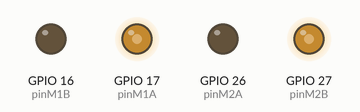
Recording of a sketch running on a simulated ESP32. Shown: output pins drawn as LEDs (lit = HIGH). What the sketch prints to the serial monitor is not drawn.

Above: at 0.1 s.
Timing chart, 0 to 1.6 s (numbered marks = the images above):
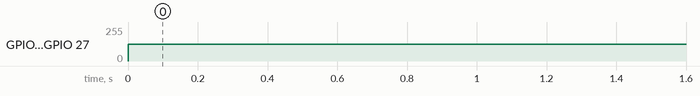

Measured:
- by itself, GPIO 17 (pinM1A), GPIO 27 (pinM2B): 0/255 → 125/255 at 0.00 s

The sketch:

final.ino
```cpp
#define pinM1A 17
#define pinM1B 16
#define pinM2A 26
#define pinM2B 27

#define M1A 1
#define M1B 2
#define M2A 3
#define M2B 4

#define M1 1
#define M2 2

#define FREQUENCY 20000
#define RESOLUTION 10

#define d2r(x) x*(PI/180)
#define LengthAlpha 0.15

// PID variables untuk X
float kpX = 2.0, kiX = 0.1, kdX = 0.5;
float errorX = 0, lastErrorX = 0, integralX = 0;
float setpointX = 0; // Range: -10 to 10
float pidOutputX = 0;

// PID variables untuk Distance (D)
float kpD = 1.5, kiD = 0.05, kdD = 0.3;
float errorD = 0, lastErrorD = 0, integralD = 0;
float setpointD = 200; // Range: 19-20
float pidOutputD = 0;

// Current values dari serial
float currentX = 0;
float currentD = 0;

int lx, ly, teta, rx, ry, atanVal, m1, m2, m3, m4;
int lambda = 5;
const int DEADZONE_RIGHT = 15;

unsigned long lastTime = 0;
float dt = 0;

void setupMotor() {
  ledcAttachPin(pinM1A, M1A);
  ledcAttachPin(pinM1B, M1B);
  ledcAttachPin(pinM2A, M2A);
  ledcAttachPin(pinM2B, M2B);

  ledcSetup(M1A, FREQUENCY, RESOLUTION);
  ledcSetup(M1B, FREQUENCY, RESOLUTION);
  ledcSetup(M2A, FREQUENCY, RESOLUTION);
  ledcSetup(M2B, FREQUENCY, RESOLUTION);

  ledcWrite(M1A, 0);
  ledcWrite(M1B, 0);
  ledcWrite(M2A, 0);
  ledcWrite(M2B, 0);
}

void readSerial() {
  if (Serial.available()) {
    String data = Serial.readStringUntil('\n');
    data.trim();

    // Parse data format: X:+258,Y:-65,D:173.0
    int xIndex = data.indexOf("X:");
    int yIndex = data.indexOf("Y:");
    int dIndex = data.indexOf("D:");

    if (xIndex != -1 && dIndex != -1) {
      // Extract X value
      int xStart = xIndex + 2;
      int xEnd = data.indexOf(",", xStart);
      if (xEnd == -1) xEnd = data.length();
      currentX = data.substring(xStart, xEnd).toFloat();

      // Extract D value
      int dStart = dIndex + 2;
      currentD = data.substring(dStart).toFloat();

      Serial.print("Received - X: ");
      Serial.print(currentX);
      Serial.print(", D: ");
      Serial.println(currentD);
      delay(1);
    }
  }
}

float calculatePID_X(float setpoint, float input, float &error, float &lastError, float &integral, float kp, float ki, float kd) {
  error = setpoint - input;

  // Integral term dengan anti-windup
  integral += error * dt;
  if (integral > 100) integral = 100;
  if (integral < -100) integral = -100;

  // Derivative term
  float derivative = (error - lastError) / dt;

  // PID output
  float output = kp * error + ki * integral + kd * derivative;

  // Limit output untuk teta (-100 to 100)
  if (output > 100) output = 100;
  if (output < -100) output = -100;

  lastError = error;
  return output;
}

float calculatePID_D(float setpoint, float input, float &error, float &lastError, float &integral, float kp, float ki, float kd) {
  error = setpoint - input;

  // Integral term dengan anti-windup
  integral += error * dt;
  if (integral > 100) integral = 100;
  if (integral < -100) integral = -100;

  // Derivative term
  float derivative = (error - lastError) / dt;

  // PID output
  float output = kp * error + ki * integral + kd * derivative;

  // Limit output untuk ly (-100 to 100)
  if (output > 100) output = 100;
  if (output < -100) output = -100;

  lastError = error;
  return output;
}

void updatePID() {
  unsigned long currentTime = millis();
  dt = (currentTime - lastTime) / 1000.0; // Convert to seconds
  if (dt <= 0) dt = 0.01; // Minimum dt

  // Calculate PID for X (output to teta)
  pidOutputX = calculatePID_X(setpointX, currentX, errorX, lastErrorX, integralX, kpX, kiX, kdX);
  teta = (int)pidOutputX;

  // Calculate PID for D (output to ly)
  pidOutputD = calculatePID_D(setpointD, currentD, errorD, lastErrorD, integralD, kpD, kiD, kdD);
  ly = (int)pidOutputD;

  lastTime = currentTime;

  // Debug output
  Serial.print("PID - X_error: ");
  Serial.print(errorX);
  Serial.print(", D_error: ");
  Serial.print(errorD);
  Serial.print(", teta: ");
  Serial.print(teta);
  Serial.print(", ly: ");
  Serial.println(ly);
}

void forwardKinematic() {
  // ly sudah diset oleh PID Distance
  // teta sudah diset oleh PID X

  kinematik(ly, 0, teta);
  set_pwm(M1, m1);
  set_pwm(M2, m2);

  // Serial.printf("Motor - ly: %3d | lx: %3d | teta: %3d | m1: %3d | m2: %3d | lambda: %2d\n",
                // ly, -lx, teta, m1, m2, lambda);
}

void kinematik(int x, int y, int th) {
  m1 = lambda * (cos(d2r(0)) * x + sin(d2r(0)) * y + (th));
  m2 = lambda * (cos(d2r(180)) * x + sin(d2r(180)) * y + (th));

  // Limit motor values
  if (m1 > 1022) m1 = 1022;
  else if (m1 < -1022) m1 = -1022;

  if (m2 > 1022) m2 = 1022;
  else if (m2 < -1022) m2 = -1022;
}

void set_pwm(byte MTR, int val_pwm) {
  switch (MTR) {
    case M1:
      if (val_pwm > 0) {
        ledcWrite(M1A, val_pwm);
        ledcWrite(M1B, 0);
      } else if (val_pwm < 0) {
        ledcWrite(M1B, abs(val_pwm));
        ledcWrite(M1A, 0);
      } else {
        ledcWrite(M1A, 0);
        ledcWrite(M1B, 0);
      }
      break;

    case M2:
      if (val_pwm > 0) {
        ledcWrite(M2A, val_pwm);
        ledcWrite(M2B, 0);
      } else if (val_pwm < 0) {
        ledcWrite(M2B, abs(val_pwm));
        ledcWrite(M2A, 0);
      } else {
        ledcWrite(M2A, 0);
        ledcWrite(M2B, 0);
      }
      break;
  }
}

void setSetpoints() {
  // Fungsi untuk mengatur setpoint via serial command
  // Format: "SETX:value" atau "SETD:value"
  if (Serial.available()) {
    String command = Serial.readStringUntil('\n');
    command.trim();

    if (command.startsWith("SETX:")) {
      float newSetpointX = command.substring(5).toFloat();
      if (newSetpointX >= -10 && newSetpointX <= 10) {
        setpointX = newSetpointX;
        // Serial.print("New X setpoint: ");
        // Serial.println(setpointX);
      }
    }
    else if (command.startsWith("SETD:")) {
      float newSetpointD = command.substring(5).toFloat();
      if (newSetpointD >= 19 && newSetpointD <= 20) {
        setpointD = newSetpointD;
        // Serial.print("New D setpoint: ");
        // Serial.println(setpointD);
      }
    }
  }
}

void setup() {
  // Serial.begin(115200);
  setupMotor();
  lastTime = millis();

  // Serial.println("Arduino PID Controller Ready");
  // Serial.println("Send data format: X:+258,Y:-64,D:172.9");
  // Serial.println("Set setpoints: SETX:value (-10 to 10) or SETD:value (19 to 20)");
}

void loop() {
  readSerial();
  //setSetpoints();  // Uncomment jika ingin mengubah setpoint via serial
  updatePID();
  forwardKinematic();

  delay(10); // Small delay untuk stabilitas
}
```
